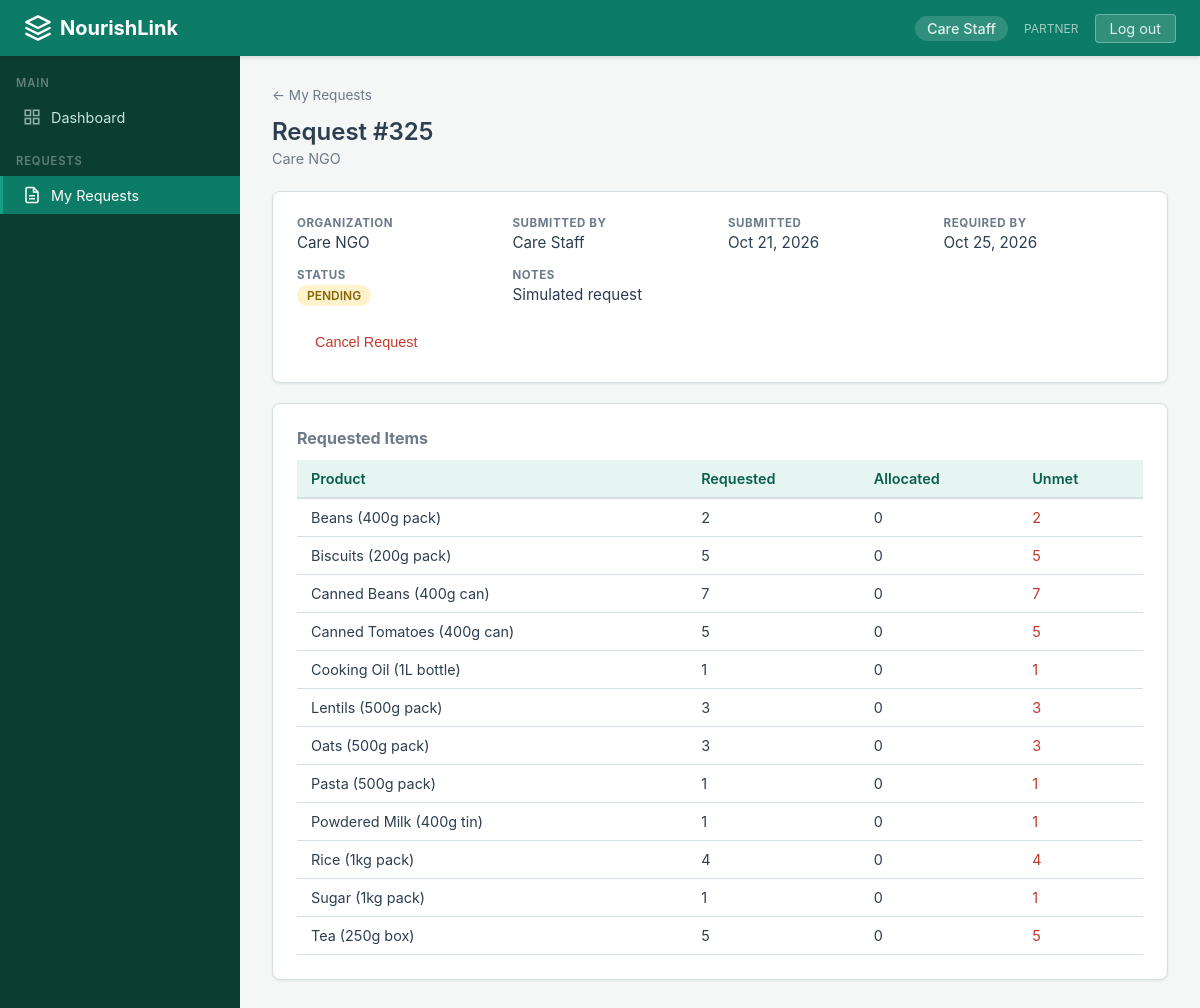
Screenshot of /requests/325/ (signed in) with the database file from the repository.
### core/models.py (models this page shows, shortened)
class Profile(models.Model):
    class Role(models.TextChoices):
        COORDINATOR = 'COORDINATOR', 'Coordinator'
        PARTNER = 'PARTNER', 'Partner'
    user = models.OneToOneField(User, on_delete=models.CASCADE, related_name='profile')
    role = models.CharField(max_length=15, choices=Role.choices)
    organization = models.ForeignKey(Organization, on_delete=models.SET_NULL, null=True, blank=True, related_name='members')
    @property
    def is_coordinator(self):
        return self.role == self.Role.COORDINATOR
    @property
    def is_partner(self):
        return self.role == self.Role.PARTNER

class Request(models.Model):
    class Status(models.TextChoices):
        PENDING = 'PENDING', 'Pending'
        APPROVED = 'APPROVED', 'Approved'
        PARTIALLY_FULFILLED = 'PARTIALLY_FULFILLED', 'Partially Fulfilled'
        FULFILLED = 'FULFILLED', 'Fulfilled'
        CANCELLED = 'CANCELLED', 'Cancelled'
    organization = models.ForeignKey(Organization, on_delete=models.CASCADE, related_name='requests')
    requested_by = models.ForeignKey(User, on_delete=models.CASCADE, related_name='requests_made')
    required_by_date = models.DateField()
    status = models.CharField(max_length=25, choices=Status.choices, default=Status.PENDING)
    notes = models.TextField(blank=True)
    created_at = models.DateTimeField(auto_now_add=True)
    updated_at = models.DateTimeField(auto_now=True)
    class Meta:
        ordering = ['required_by_date', 'created_at']

class Organization(models.Model):
    class OrgType(models.TextChoices):
        SHELTER = 'SHELTER', 'Shelter'
        COMMUNITY_KITCHEN = 'COMMUNITY_KITCHEN', 'Community Kitchen'
        NGO = 'NGO', 'NGO'
        OTHER = 'OTHER', 'Other'
    name = models.CharField(max_length=200)
    org_type = models.CharField(max_length=20, choices=OrgType.choices, default=OrgType.OTHER)
    contact_email = models.EmailField(blank=True)
    phone = models.CharField(max_length=20, blank=True)
    address = models.TextField(blank=True)
    is_active = models.BooleanField(default=True)
    created_at = models.DateTimeField(auto_now_add=True)

class RequestItem(models.Model):
    request = models.ForeignKey(Request, on_delete=models.CASCADE, related_name='items')
    product = models.ForeignKey(Product, on_delete=models.CASCADE)
    quantity_requested = models.PositiveIntegerField()
    quantity_allocated = models.PositiveIntegerField(default=0)
    @property
    def quantity_unmet(self):
        return self.quantity_requested - self.quantity_allocated

class Product(models.Model):
    class Category(models.TextChoices):
        GRAIN = 'GRAIN', 'Grain & Cereal'
        CANNED = 'CANNED', 'Canned Goods'
        PASTA = 'PASTA', 'Pasta & Noodles'
        LEGUME = 'LEGUME', 'Legumes & Pulses'
        OIL = 'OIL', 'Oil & Condiments'
        SNACK = 'SNACK', 'Snacks & Biscuits'
        BEVERAGE = 'BEVERAGE', 'Beverages'
        OTHER = 'OTHER', 'Other'
    name = models.CharField(max_length=200)
    unit = models.CharField(max_length=50, help_text="e.g., '1kg pack', '400g tin'")
    category = models.CharField(max_length=15, choices=Category.choices, default=Category.OTHER)
    description = models.TextField(blank=True)
    created_at = models.DateTimeField(auto_now_add=True)

### core/views.py (the view)
# urls.py: path('requests/<int:pk>/', views.request_detail, name='request_detail'),
@login_required
def request_detail(request, pk):
    req = get_object_or_404(
        Request.objects.select_related('organization', 'requested_by'), pk=pk)
    profile = request.user.profile
    if profile.is_partner and req.organization_id != profile.organization_id:
        messages.error(request,
                       "You can only view your organization's requests.")
        return redirect('my_requests')
    allocations = None
    if profile.is_partner:
        allocations = (
            AllocationItem.objects.filter(request_item__request=req)
            .select_related('food_batch__product', 'plan')
            .order_by('plan__created_at')
        )
    return render(request, 'core/request_detail.html', {
        'req': req,
        'items': req.items.select_related('product'),
        'allocations': allocations,
        'can_update': profile.is_coordinator,
        'can_cancel': (
            profile.is_partner
            and req.organization_id == profile.organization_id
            and req.status == 'PENDING'
        ),
    })

### templates/core/request_detail.html (shortened to what this page needs)
{% extends "base.html" %}
{% block content %}
{% if can_update %}
<a href="{% url 'request_list' %}" class="back-link">&larr; All Requests</a>
{% else %}
<a href="{% url 'my_requests' %}" class="back-link">&larr; My Requests</a>
{% endif %}
<div class="page-header">
  <h1>Request #{{ req.id }}</h1>
  <p>{{ req.organization.name }}</p>
</div>
<div class="card">
  <div class="detail-grid">
    <div>
      <div class="field-label">Organization</div>
      <div class="field-value">{{ req.organization.name }}</div>
    </div>
    <div>
      <div class="field-label">Submitted by</div>
      <div class="field-value">{{ req.requested_by.get_full_name|default:req.requested_by.username }}</div>
    </div>
    <div>
      <div class="field-label">Submitted</div>
      <div class="field-value">{{ req.created_at|date:"M d, Y" }}</div>
    </div>
    <div>
      <div class="field-label">Required by</div>
      <div class="field-value">{{ req.required_by_date|date:"M d, Y" }}</div>
    </div>
    <div>
      <div class="field-label">Status</div>
      <div class="field-value">
        {% if req.status == 'PENDING' %}
          <span class="badge badge-pending">Pending</span>
        {% elif req.status == 'APPROVED' %}
          <span class="badge badge-approved">Approved</span>
        {% elif req.status == 'PARTIALLY_FULFILLED' %}
          <span class="badge badge-partial">Partial</span>
        {% elif req.status == 'FULFILLED' %}
          <span class="badge badge-fulfilled">Fulfilled</span>
        {% elif req.status == 'CANCELLED' %}
          <span class="badge badge-cancelled">Cancelled</span>
        {% endif %}
      </div>
    </div>
    {% if req.notes %}
    <div>
      <div class="field-label">Notes</div>
      <div class="field-value">{{ req.notes }}</div>
    </div>
    {% endif %}
  </div>
  <div class="detail-actions">
    {% if can_cancel %}
      <form method="post" action="{% url 'request_cancel' req.pk %}" style="display:inline;">
        <button type="submit" class="btn btn-sm btn-outline">Cancel Request</button>
      </form>
    {% endif %}
  </div>
</div>
<div class="card" style="margin-top:20px;">
  <h3 style="margin-bottom:12px;font-size:1rem;color:var(--text-muted);">Requested Items</h3>
  {% if items %}
  <div class="table-wrap">
    <table>
      <thead>
        <tr>
          <th>Product</th>
          <th>Requested</th>
          <th>Allocated</th>
          <th>Unmet</th>
        </tr>
      </thead>
      <tbody>
        {% for item in items %}
        <tr>
          <td>{{ item.product.name }} ({{ item.product.unit }})</td>
          <td>{{ item.quantity_requested }}</td>
          <td>{{ item.quantity_allocated }}</td>
          <td>
            {% if item.quantity_unmet > 0 %}
              <span style="color:#c0392b;">{{ item.quantity_unmet }}</span>
            {% else %}
              {{ item.quantity_unmet }}
            {% endif %}
          </td>
        </tr>
        {% endfor %}
      </tbody>
    </table>
  </div>
  {% else %}
  <div class="empty-state">
    <p>No items on this request.</p>
  </div>
  {% endif %}
</div>
{% endblock %}

### templates/base.html (shortened to what this page needs)
<!DOCTYPE html>
<html lang="en">
<head>
</head>
<body>
  <nav class="navbar">
    <a href="{% url 'dashboard' %}" class="navbar-brand">
      <svg viewBox="0 0 24 24" fill="none" stroke="currentColor" stroke-width="2" stroke-linecap="round" stroke-linejoin="round">
        <path d="M12 2L2 7l10 5 10-5-10-5z"/>
        <path d="M2 17l10 5 10-5"/>
        <path d="M2 12l10 5 10-5"/>
      </svg>
      NourishLink
    </a>
    <div class="navbar-right">
      {% if user.is_authenticated %}
        <span class="navbar-user">{{ user.get_full_name|default:user.username }}</span>
        {% if user.profile.role %}
          <span style="font-size:.75rem;opacity:.7">{{ user.profile.role }}</span>
        {% endif %}
        <a href="{% url 'logout' %}" class="btn-logout">Log out</a>
      {% else %}
        <a href="{% url 'login' %}">Log in</a>
      {% endif %}
    </div>
  </nav>
  {% if user.is_authenticated %}
  <div class="layout">
    <aside class="sidebar">
      {% if user.profile.role == 'COORDINATOR' %}
        <div class="sidebar-section">Main</div>
        <a href="{% url 'dashboard' %}" class="{% if request.resolver_match.url_name == 'dashboard' %}active{% endif %}">
          <svg viewBox="0 0 24 24" fill="none" stroke="currentColor" stroke-width="2"><rect x="3" y="3" width="7" height="7"/><rect x="14" y="3" width="7" height="7"/><rect x="3" y="14" width="7" height="7"/><rect x="14" y="14" width="7" height="7"/></svg>
          Dashboard
        </a>
        <div class="sidebar-section" style="margin-top:18px;">Manage</div>
        <a href="{% url 'inventory' %}" class="{% if request.resolver_match.url_name in 'inventory,batch_detail,donation_create' %}active{% endif %}">
          <svg viewBox="0 0 24 24" fill="none" stroke="currentColor" stroke-width="2"><path d="M20 7l-8-4-8 4m16 0l-8 4m8-4v10l-8 4m0-10L4 7m8 4v10M4 7v10l8 4"/></svg>
          Inventory
        </a>
        <a href="{% url 'request_list' %}" class="{% if request.resolver_match.url_name in 'request_list,request_detail' %}active{% endif %}">
          <svg viewBox="0 0 24 24" fill="none" stroke="currentColor" stroke-width="2"><path d="M14 2H6a2 2 0 00-2 2v16a2 2 0 002 2h12a2 2 0 002-2V8z"/><polyline points="14 2 14 8 20 8"/><line x1="16" y1="13" x2="8" y2="13"/><line x1="16" y1="17" x2="8" y2="17"/></svg>
          Requests
        </a>
        <a href="{% url 'plan_list' %}" class="{% if request.resolver_match.url_name in 'plan_list,plan_detail,plan_generate' %}active{% endif %}">
          <svg viewBox="0 0 24 24" fill="none" stroke="currentColor" stroke-width="2"><circle cx="12" cy="12" r="10"/><path d="M16 12l-4-4-4 4m4-4v8"/></svg>
          Allocation
        </a>
        <a href="{% url 'pickups' %}" class="{% if request.resolver_match.url_name == 'pickups' %}active{% endif %}">
          <svg viewBox="0 0 24 24" fill="none" stroke="currentColor" stroke-width="2"><rect x="1" y="3" width="15" height="13"/><polygon points="23 7 16 12 16 2 23 7"/></svg>
          Pickups
        </a>
        <a href="{% url 'forecast_list' %}" class="{% if request.resolver_match.url_name == 'forecast_list' %}active{% endif %}">
          <svg viewBox="0 0 24 24" fill="none" stroke="currentColor" stroke-width="2"><path d="M3 3v18h18"/><path d="M18.7 8l-5.1 5.2-2.8-2.7L7 14.3"/></svg>
          Forecasts
        </a>
        <a href="{% url 'ai_list' %}" class="{% if request.resolver_match.url_name in 'ai_list,ai_detail' %}active{% endif %}">
          <svg viewBox="0 0 24 24" fill="none" stroke="currentColor" stroke-width="2"><circle cx="12" cy="12" r="3"/><path d="M12 2v3m0 14v3M4.9 4.9l2.1 2.1m10 10l2.1 2.1M2 12h3m14 0h3M4.9 19.1l2.1-2.1m10-10l2.1-2.1"/></svg>
          AI Proposals
        </a>
        <div class="sidebar-section" style="margin-top:18px;">Analytics</div>
        <a href="#">
          <svg viewBox="0 0 24 24" fill="none" stroke="currentColor" stroke-width="2"><line x1="18" y1="20" x2="18" y2="10"/><line x1="12" y1="20" x2="12" y2="4"/><line x1="6" y1="20" x2="6" y2="14"/></svg>
          Reports
        </a>
      {% elif user.profile.role == 'PARTNER' %}
        <div class="sidebar-section">Main</div>
        <a href="{% url 'dashboard' %}" class="{% if request.resolver_match.url_name == 'dashboard' %}active{% endif %}">
          <svg viewBox="0 0 24 24" fill="none" stroke="currentColor" stroke-width="2"><rect x="3" y="3" width="7" height="7"/><rect x="14" y="3" width="7" height="7"/><rect x="3" y="14" width="7" height="7"/><rect x="14" y="14" width="7" height="7"/></svg>
          Dashboard
        </a>
        <div class="sidebar-section" style="margin-top:18px;">Requests</div>
        <a href="{% url 'my_requests' %}" class="{% if request.resolver_match.url_name in 'my_requests,request_detail,request_create' %}active{% endif %}">
          <svg viewBox="0 0 24 24" fill="none" stroke="currentColor" stroke-width="2"><path d="M14 2H6a2 2 0 00-2 2v16a2 2 0 002 2h12a2 2 0 002-2V8z"/><polyline points="14 2 14 8 20 8"/><line x1="16" y1="13" x2="8" y2="13"/><line x1="16" y1="17" x2="8" y2="17"/></svg>
          My Requests
        </a>
      {% endif %}
    </aside>
    <main class="main-content">
    {% endif %}
      {% block content %}{% endblock %}
    {% if user.is_authenticated %}
    </main>
  </div>
    {% else %}
    </div>
    {% endif %}
</body>
</html>

### rows the page displays
Request: id "325", organization.name "Care NGO", requested_by.get_full_name "Care Staff", created_at "Oct 21, 2026", required_by_date "Oct 25, 2026", notes "Simulated request"
RequestItem: product.name "Beans", product.unit "400g pack", quantity_requested "2", quantity_allocated "0", quantity_unmet "2"
RequestItem: product.name "Biscuits", product.unit "200g pack", quantity_requested "5", quantity_allocated "0", quantity_unmet "5"
RequestItem: product.name "Canned Beans", product.unit "400g can", quantity_requested "7", quantity_allocated "0", quantity_unmet "7"
RequestItem: product.name "Canned Tomatoes", product.unit "400g can", quantity_requested "5", quantity_allocated "0", quantity_unmet "5"
RequestItem: product.name "Cooking Oil", product.unit "1L bottle", quantity_requested "1", quantity_allocated "0", quantity_unmet "1"
RequestItem: product.name "Lentils", product.unit "500g pack", quantity_requested "3", quantity_allocated "0", quantity_unmet "3"
RequestItem: product.name "Oats", product.unit "500g pack", quantity_requested "3", quantity_allocated "0", quantity_unmet "3"
RequestItem: product.name "Pasta", product.unit "500g pack", quantity_requested "1", quantity_allocated "0", quantity_unmet "1"
RequestItem: product.name "Powdered Milk", product.unit "400g tin", quantity_requested "1", quantity_allocated "0", quantity_unmet "1"
RequestItem: product.name "Rice", product.unit "1kg pack", quantity_requested "4", quantity_allocated "0", quantity_unmet "4"
RequestItem: product.name "Sugar", product.unit "1kg pack", quantity_requested "1", quantity_allocated "0", quantity_unmet "1"
RequestItem: product.name "Tea", product.unit "250g box", quantity_requested "5", quantity_allocated "0", quantity_unmet "5"

### other values shown
{{ user.get_full_name|default:user.username }} "Care Staff"
{{ user.profile.role }} "PARTNER"
